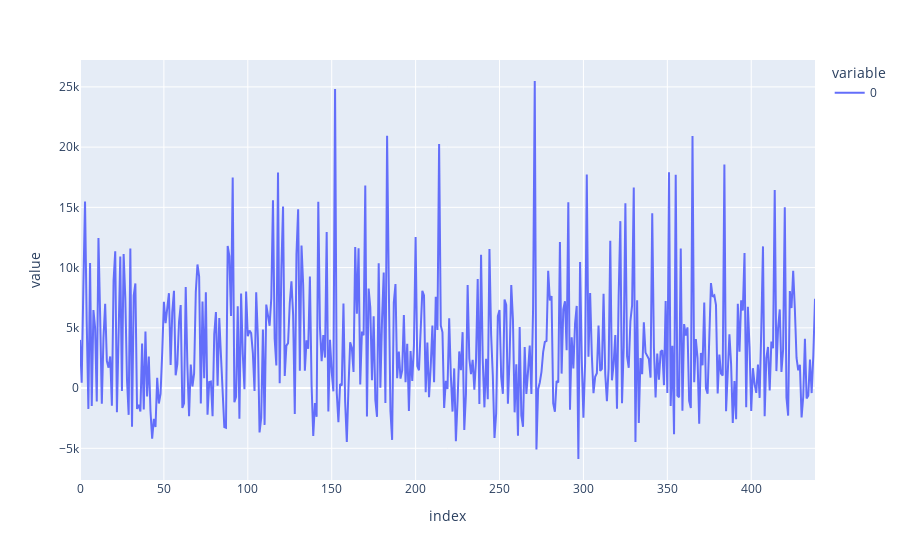

Here is the notebook cell this chart was saved with:
### Code cell
import plotly.graph_objects as go

fig=px.line(y_pred)
fig.show()

### Figure 1 — Plotly figure (JSON) as saved in the notebook; plotly's stock layout.template omitted (floating-point values rounded to 4 significant figures; data arrays with more than 128 entries replaced by an {"elided": "..."} marker saying what was removed)
{"data": [{"hovertemplate": "variable=0<br>index=%{x}<br>value=%{y}<extra></extra>", "legendgroup": "0", "line": {"color": "#636efa", "dash": "solid"}, "mode": "lines", "name": "0", "orientation": "v", "showlegend": true, "type": "scatter", "x": {"elided": "439 int values"}, "xaxis": "x", "y": {"elided": "439 int values"}, "yaxis": "y"}], "layout": {"legend": {"title": {"text": "variable"}, "tracegroupgap": 0}, "margin": {"t": 60}, "xaxis": {"anchor": "y", "domain": [0, 1], "title": {"text": "index"}}, "yaxis": {"anchor": "x", "domain": [0, 1], "title": {"text": "value"}}}}
